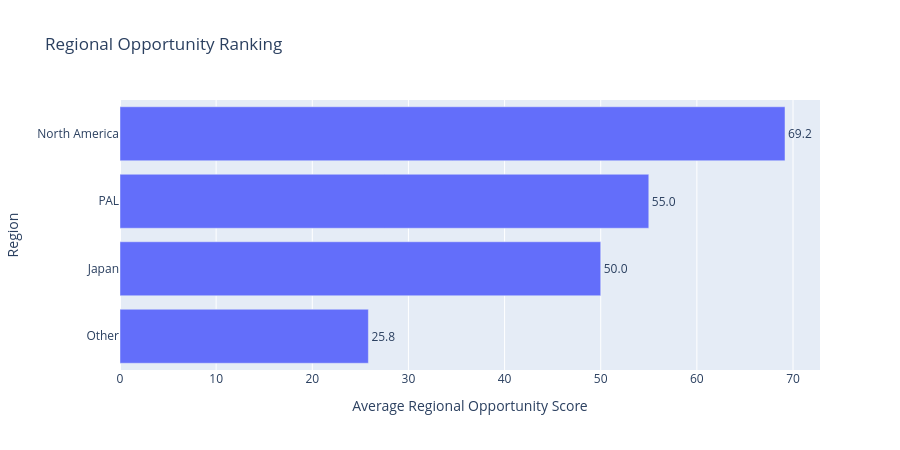

Notebook code for this chart:
### Markdown cell above
## Q3 — Which regions and launch windows deserve attention?

The current SQL pipeline provides regional opportunity and launch-timing outputs.

We do **not** recreate the retired `marketing_allocation.csv` or `regional_correlation.csv` outputs. Recommendations are based only on the current exported evidence.

### Code cell
# ------------------------------------------------------------
# Q3A. Regional opportunity
# ------------------------------------------------------------

regional_score_col = pick_column(
    regional,
    [
        "regional_opportunity_score",
        "opportunity_score",
        "regional_score",
        "skew_pct",
    ]
)
regional["regional_score"] = numeric(regional, regional_score_col)

region_col = pick_column(regional, ["region"])
regional_genre_col = pick_column(regional, ["genre"], required=False)

if regional_genre_col:
    region_summary = (
        regional.dropna(subset=[region_col, "regional_score"])
        .groupby(region_col, as_index=False)
        .agg(
            avg_regional_score=("regional_score", "mean"),
            best_regional_score=("regional_score", "max")
        )
        .sort_values("avg_regional_score", ascending=False)
    )
else:
    region_summary = (
        regional.dropna(subset=[region_col, "regional_score"])
        .groupby(region_col, as_index=False)["regional_score"]
        .mean()
        .rename(columns={"regional_score": "avg_regional_score"})
        .sort_values("avg_regional_score", ascending=False)
    )

fig = px.bar(
    region_summary.sort_values("avg_regional_score"),
    x="avg_regional_score",
    y=region_col,
    orientation="h",
    text="avg_regional_score",
    labels={
        "avg_regional_score": "Average Regional Opportunity Score",
        region_col: "Region"
    },
    title="Regional Opportunity Ranking"
)
fig.update_traces(texttemplate="%{text:.1f}", textposition="outside")
fig.update_layout(height=450)
save_figure(fig, "regional_opportunity")
fig.show()

display(region_summary)

### Figure 1 — Plotly figure (JSON) as saved in the notebook; plotly's stock layout.template omitted (floating-point values rounded to 4 significant figures)
{"data": [{"hovertemplate": "Average Regional Opportunity Score=%{text}<br>Region=%{y}<extra></extra>", "legendgroup": "", "marker": {"color": "#636efa", "pattern": {"shape": ""}}, "name": "", "orientation": "h", "showlegend": false, "text": [25.83, 50.0, 55.0, 69.17], "textposition": "outside", "texttemplate": "%{text:.1f}", "type": "bar", "x": [25.83, 50.0, 55.0, 69.17], "xaxis": "x", "y": ["Other", "Japan", "PAL", "North America"], "yaxis": "y"}], "layout": {"barmode": "relative", "height": 450, "legend": {"tracegroupgap": 0}, "title": {"text": "Regional Opportunity Ranking"}, "xaxis": {"anchor": "y", "domain": [0, 1], "title": {"text": "Average Regional Opportunity Score"}}, "yaxis": {"anchor": "x", "domain": [0, 1], "title": {"text": "Region"}}}}
